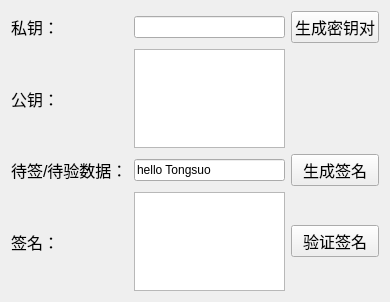
<?xml version="1.0" encoding="UTF-8"?>
<ui version="4.0">
 <class>Sm2SignVerify</class>
 <widget class="QWidget" name="Sm2SignVerify">
  <property name="geometry">
   <rect>
    <x>0</x>
    <y>0</y>
    <width>390</width>
    <height>302</height>
   </rect>
  </property>
  <property name="windowTitle">
   <string>Form</string>
  </property>
  <layout class="QGridLayout" name="gridLayout">
   <item row="1" column="0">
    <widget class="QLabel" name="label_2">
     <property name="font">
      <font>
       <pointsize>12</pointsize>
      </font>
     </property>
     <property name="text">
      <string>公钥：</string>
     </property>
    </widget>
   </item>
   <item row="1" column="1">
    <widget class="QPlainTextEdit" name="plainTextEditPubKey"/>
   </item>
   <item row="2" column="1">
    <spacer name="verticalSpacer">
     <property name="orientation">
      <enum>Qt::Vertical</enum>
     </property>
     <property name="sizeHint" stdset="0">
      <size>
       <width>20</width>
       <height>40</height>
      </size>
     </property>
    </spacer>
   </item>
   <item row="4" column="2">
    <widget class="QPushButton" name="pushButtonVerify">
     <property name="font">
      <font>
       <pointsize>12</pointsize>
      </font>
     </property>
     <property name="text">
      <string>验证签名</string>
     </property>
    </widget>
   </item>
   <item row="0" column="0">
    <widget class="QLabel" name="label">
     <property name="font">
      <font>
       <pointsize>12</pointsize>
      </font>
     </property>
     <property name="text">
      <string>私钥：</string>
     </property>
    </widget>
   </item>
   <item row="3" column="2">
    <widget class="QPushButton" name="pushButtonSign">
     <property name="font">
      <font>
       <pointsize>12</pointsize>
      </font>
     </property>
     <property name="text">
      <string>生成签名</string>
     </property>
    </widget>
   </item>
   <item row="4" column="0">
    <widget class="QLabel" name="label_5">
     <property name="font">
      <font>
       <pointsize>12</pointsize>
      </font>
     </property>
     <property name="text">
      <string>签名：</string>
     </property>
    </widget>
   </item>
   <item row="3" column="1">
    <widget class="QLineEdit" name="lineEditInput">
     <property name="text">
      <string>hello Tongsuo</string>
     </property>
    </widget>
   </item>
   <item row="0" column="1">
    <widget class="QLineEdit" name="lineEditPriKey"/>
   </item>
   <item row="3" column="0">
    <widget class="QLabel" name="label_3">
     <property name="font">
      <font>
       <pointsize>12</pointsize>
      </font>
     </property>
     <property name="text">
      <string>待签/待验数据：</string>
     </property>
    </widget>
   </item>
   <item row="4" column="1">
    <widget class="QPlainTextEdit" name="plainTextEditOutput"/>
   </item>
   <item row="0" column="2">
    <widget class="QPushButton" name="pushButtonGenKey">
     <property name="font">
      <font>
       <pointsize>12</pointsize>
      </font>
     </property>
     <property name="text">
      <string>生成密钥对</string>
     </property>
    </widget>
   </item>
  </layout>
 </widget>
 <resources/>
 <connections/>
</ui>
